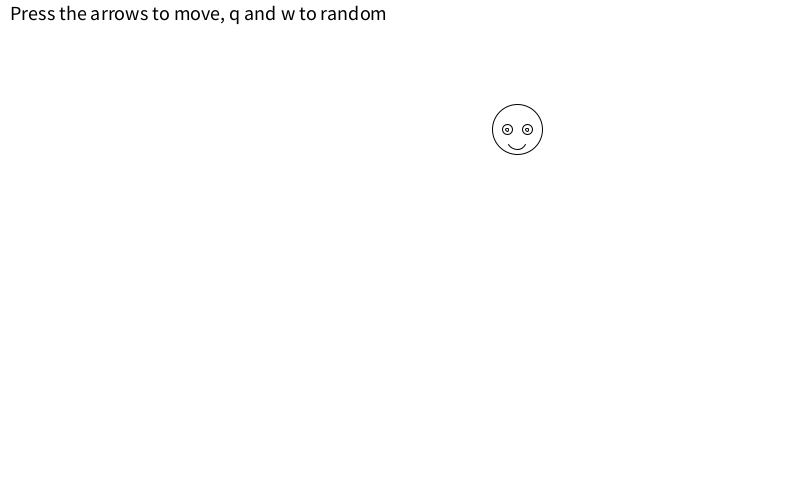
Frame 1 (no input)
Frame 60 (the mouse pressed at the canvas centre just before this capture): identical to frame 1, image omitted
Frame 120 (the mouse held since frame 60 and released just before this capture): identical to frame 1, image omitted

The Processing sketch that drew this single still picture (run headless with seeded random() and noise(); from frame 60 on, the mouse is pressed at the canvas centre):

// Processing sketch: HackNights_11_Robot_move_keys_events
// ── HackNights_11_Robot_move_keys_events.pde
float posx;
float posy;
float scaleValue = 1;
color backColor;

void setup() {
  size(800, 500);
  frameRate(24);
  posx = random(0, width);
  posy = random(0, height);
  backColor = color(255);

}

void draw() {
  
  background(255);
  drawRobot(scaleValue, 1, posx, posy); //calling the function with fixed parameters
  
  //posx = posx + 10;
 // posy = posy + 10;

  if(posx > width){
      posx = random(0, width);
      scaleValue = random(0.5,5);
  }
  if(posy > height){
      posy = random(0, height);
      scaleValue = random(0.5,5);
  }
  
  pushStyle();
    fill(0);
    noStroke();
    textSize(20);
    text("Press the arrows to move, q and w to random", 10,20);
  popStyle();
}

void keyPressed() {
  if (key == 'q') {
    posx = random(0, width);
    posy = random(0, height);
  }else if(key == 'w'){
    scaleValue = random(0.5,5);
  }else if(key == CODED){
    //arrow keys tests
    if(keyCode == UP){
      posy = posy - 10;
    }else if(keyCode == DOWN){
      posy = posy + 10;
    }else if(keyCode == LEFT){
      posx = posx - 10;
    }else if(keyCode == RIGHT){
      posx = posx + 10;
    }
  }

}


//function to draw my shape
void drawRobot(float scaleValue, int blink, float posx, float posy) {
  pushMatrix();
  //translate to given parameters
 
  translate(posx, posy);
  scale(scaleValue);
  ellipse(0, 0, 50, 50);
  ellipse(-10, 0, 10, 10);
  ellipse(-10, 0, 3, 3);

  ellipse(10, 0, 10, 10);
  ellipse(10, 0, 3, 3);

  arc(0, 10, 20, 20, radians(30), radians(150)); //randians convert degrees

  popMatrix();
}
